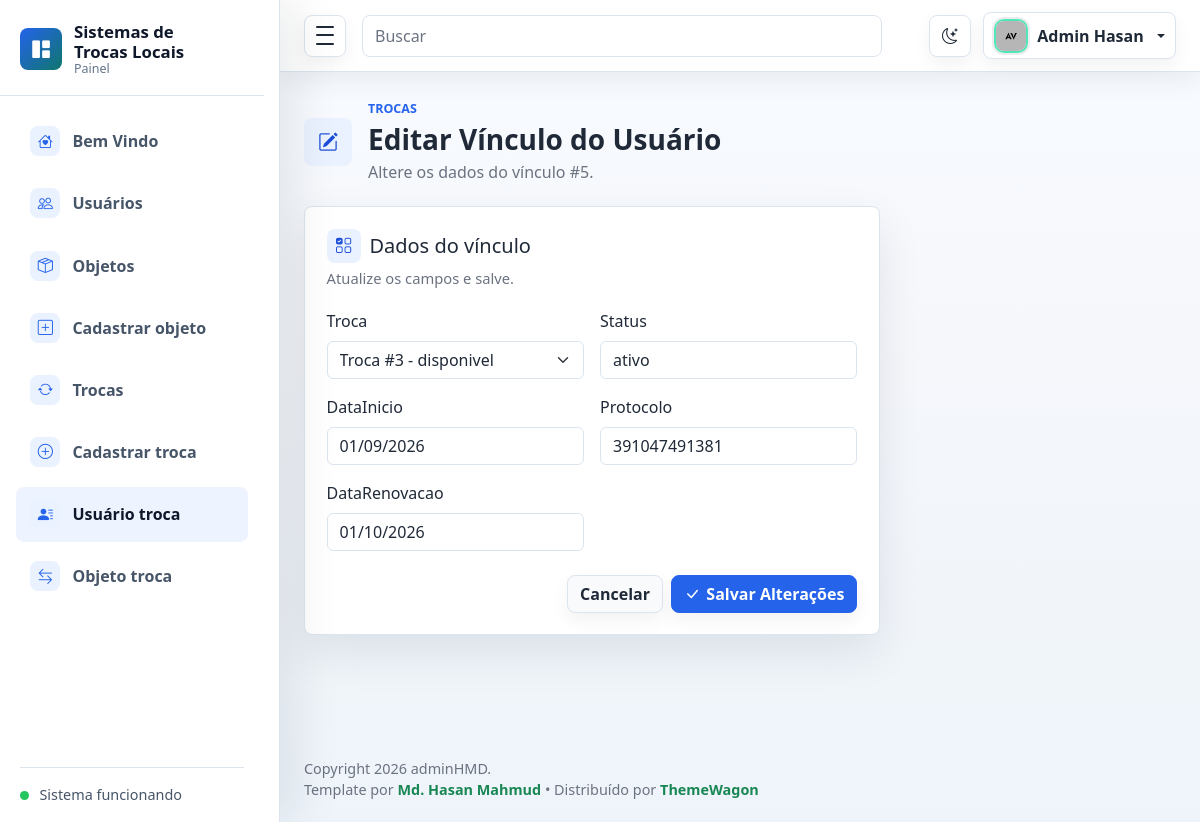
Page /usuario-troca/editar/5/ (signed in) on the committed database.
### UsuarioTroca/models.py (models this page shows, shortened)
class UsuarioTroca(models.Model):
    usuario = models.ForeignKey('usuario.Usuario', on_delete=models.CASCADE)
    troca = models.ForeignKey('trocas.Troca', on_delete=models.CASCADE)
    status = models.CharField(max_length=20)
    dataInicio = models.CharField(max_length=20)
    protocolo = models.CharField(max_length=100)
    DataRenovacao = models.CharField(max_length=20, null=True, blank=True)
    class Meta:
        verbose_name = "Usuário da Troca"
        verbose_name_plural = "Usuários das Trocas"

### UsuarioTroca/views.py (the view)
# urls.py: path('editar/<int:pk>/', views.editar_usuario_troca, name='editar'),
@login_required
@permission_required(f'{APP}.change_usuariotroca', raise_exception=True)
def editar_usuario_troca(request, pk):
    item = get_object_or_404(UsuarioTroca, pk=pk)
    if not usuario_pode_alterar(request, item):
        return HttpResponseForbidden()
    if request.method == 'POST':
        form = UsuarioTrocaEdicaoForm(request.POST, instance=item)
        if form.is_valid():
            form.save()
            messages.success(request, 'Vínculo atualizado com sucesso.')
            return redirect('usuariotroca:listar')
    else:
        form = UsuarioTrocaEdicaoForm(instance=item)
    return render(request, 'usuarioTroca/editar.html', {'form': form, 'item': item})

### UsuarioTroca/forms.py
class UsuarioTrocaEdicaoForm(forms.ModelForm):
    class Meta:
        model = UsuarioTroca
        fields = [
            'troca',
            'status',
            'dataInicio',
            'protocolo',
            'DataRenovacao'
        ]

### UsuarioTroca/views.py (called while the page is built)
def usuario_pode_alterar(request, item):
    return (
        request.user.is_superuser
        or item.usuario_id == request.user.pk
    )

### trocas/models.py (called while the page is built)
    def __str__(self):
        return f"Troca #{self.pk} - {self.status}"

### UsuarioTroca/templates/usuarioTroca/editar.html (shortened to what this page needs)
{% extends 'base.html' %}
{% block nav_usuario_troca %}active{% endblock %}
{% block page_heading %}
<div class="page-heading">
  <div class="page-heading-copy">
    <span class="page-icon"><i class="bi bi-pencil-square" aria-hidden="true"></i></span>
    <div>
      <p class="eyebrow mb-1">Trocas</p>
      <h1 class="h3 mb-1">Editar Vínculo do Usuário</h1>
      <p class="text-muted mb-0">Altere os dados do vínculo #{{ item.id }}.</p>
    </div>
  </div>
</div>
{% endblock %}
{% block content %}
<section class="row g-3">
  <div class="col-12 col-xl-8">
    <form method="post" class="panel" id="form-principal">
      <div class="panel-header">
        <div>
          <h2 class="h5 mb-1 section-title"><i class="bi bi-ui-checks-grid" aria-hidden="true"></i><span>Dados do vínculo</span></h2>
          <p class="text-muted mb-0">Atualize os campos e salve.</p>
        </div>
      </div>
      <div class="row g-3">
        {% for field in form %}
        <div class="{% if field.widget_type == 'textarea' %}col-12{% else %}col-md-6{% endif %}">
          <label class="form-label" for="{{ field.id_for_label }}">{{ field.label }}</label>
          {{ field }}
        </div>
        {% endfor %}
      </div>
      <div class="d-flex justify-content-end gap-2 mt-4">
        <a href="{% url 'usuariotroca:listar' %}" class="btn btn-light">Cancelar</a>
        <button class="btn btn-primary" type="submit"><i class="bi bi-check-lg" aria-hidden="true"></i> Salvar Alterações</button>
      </div>
    </form>
  </div>
</section>
{% endblock %}

### adminhmd-v1.0.0/assets/css/style.css (style rules this page uses)
:root { --sidebar-width: 280px; --sidebar-mini-width: 84px; --admin-bg: #f5f7fb; --admin-surface: #ffffff; --admin-surface-soft: #f8fafc; --admin-border: #dbe4ef; --admin-text: #1f2937; --admin-muted: #6b7280; --admin-primary: #2563eb; --admin-primary-dark: #1d4ed8; --admin-success: #0f766e; --admin-warning: #d97706; --admin-danger: #dc2626; --admin-sidebar: #111827; --admin-sidebar-soft: #1f2937; --admin-shadow-sm: 0 10px 24px rgba(15, 23, 42, 0.06); --admin-shadow: 0 18px 46px rgba(15, 23, 42, 0.09); --admin-shadow-lg: 0 26px 70px rgba(15, 23, 42, 0.12); --admin-ring: 0 0 0 4px rgba(37, 99, 235, 0.12); }
* { box-sizing: border-box; }
html { min-height: 100%; }
body { min-height: 100vh; margin: 0; background: linear-gradient(180deg, #f8fbff 0%, var(--admin-bg) 42%, #eef4fa 100%); color: var(--admin-text); font-family: "Segoe UI", Arial, sans-serif; }
a { text-decoration: none; }
.page-heading, .panel-header, .metric-top { display: flex; align-items: center; justify-content: space-between; gap: 1rem; }
.page-heading { margin-bottom: 1.35rem; }
.page-heading h1 { font-weight: 800; letter-spacing: 0; }
.eyebrow { color: var(--admin-primary); font-size: 0.78rem; font-weight: 800; text-transform: uppercase; }
.btn { border-radius: 8px; font-weight: 700; box-shadow: 0 8px 18px rgba(15, 23, 42, 0.05); transition: border-color 0.16s ease, background 0.16s ease, box-shadow 0.16s ease, transform 0.16s ease; }
.btn-primary { border-color: var(--admin-primary); background: var(--admin-primary); }
.metric-card, .panel { border: 1px solid var(--admin-border); border-radius: 8px; background: var(--admin-surface); box-shadow: var(--admin-shadow); }
.panel { padding: 1.35rem; transition: border-color 0.18s ease, box-shadow 0.18s ease; }
.panel-header { margin-bottom: 1.25rem; }
.panel-header p { font-size: 0.92rem; }
.page-heading-copy { display: flex; align-items: center; justify-content: flex-start; gap: 1rem; min-width: 0; }
.page-icon, .section-title i { display: inline-grid; place-items: center; flex: 0 0 auto; border-radius: 8px; background: #eaf2ff; color: var(--admin-primary-dark); }
.page-icon { width: 48px; height: 48px; font-size: 1.25rem; }
.section-title { display: inline-flex; align-items: center; gap: 0.55rem; }
.section-title i { width: 34px; height: 34px; font-size: 0.95rem; }
.btn { display: inline-flex; align-items: center; justify-content: center; gap: 0.4rem; }
.btn-light { border-color: var(--admin-border); background: var(--admin-surface-soft); color: var(--admin-text); }
.form-control, .form-select { border-color: var(--admin-border); background-color: var(--admin-surface); color: var(--admin-text); }
.form-control::placeholder { color: var(--admin-muted); }
.text-muted { color: var(--admin-muted) !important; }
html[data-theme="light"] { color-scheme: light; }
body, .admin-navbar, .admin-sidebar, .admin-main, .metric-card, .panel, .auth-card, .error-card, .dropdown-menu, .modal-content, .form-control, .form-select { transition: background-color 0.18s ease, border-color 0.18s ease, color 0.18s ease, box-shadow 0.18s ease; }
html:not([data-theme="dark"]) { --admin-sidebar: #ffffff; --admin-sidebar-soft: #eef4ff; --admin-sidebar-border: #dbe4ef; --admin-sidebar-text: #475569; --admin-sidebar-text-strong: #0f172a; --admin-sidebar-muted: #64748b; --admin-sidebar-icon-bg: #eaf2ff; --admin-sidebar-icon: #2563eb; --admin-sidebar-shadow: 18px 0 42px rgba(15, 23, 42, 0.08); }

### rows in the picture
UsuarioTroca: id "5", form "Troca #3 - disponivel" "ativo" "01/09/2026" "391047491381" "01/10/2026"

### other values in the picture
{{ field.label }} "Troca" "Status" "DataInicio" "Protocolo" "DataRenovacao"
